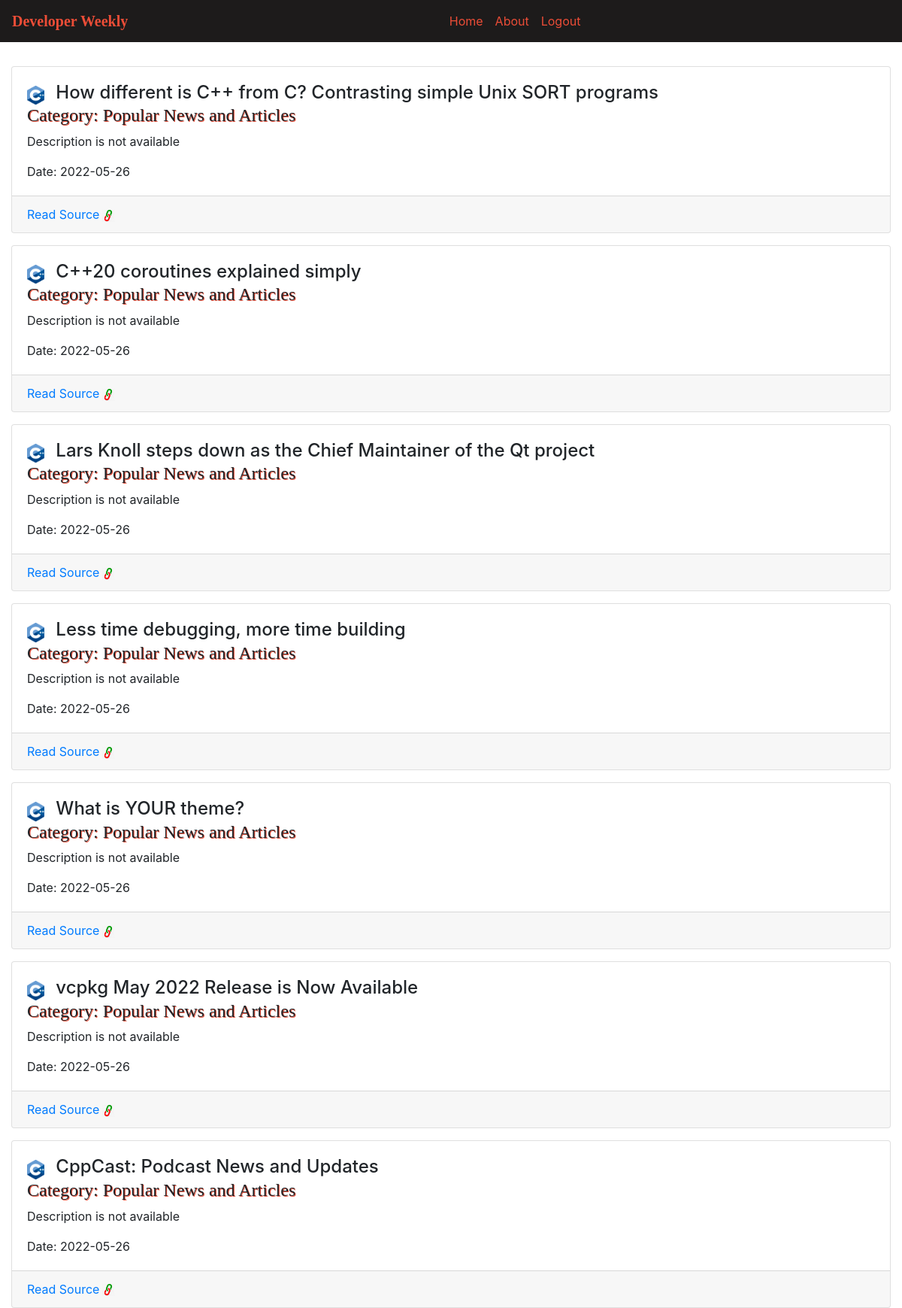
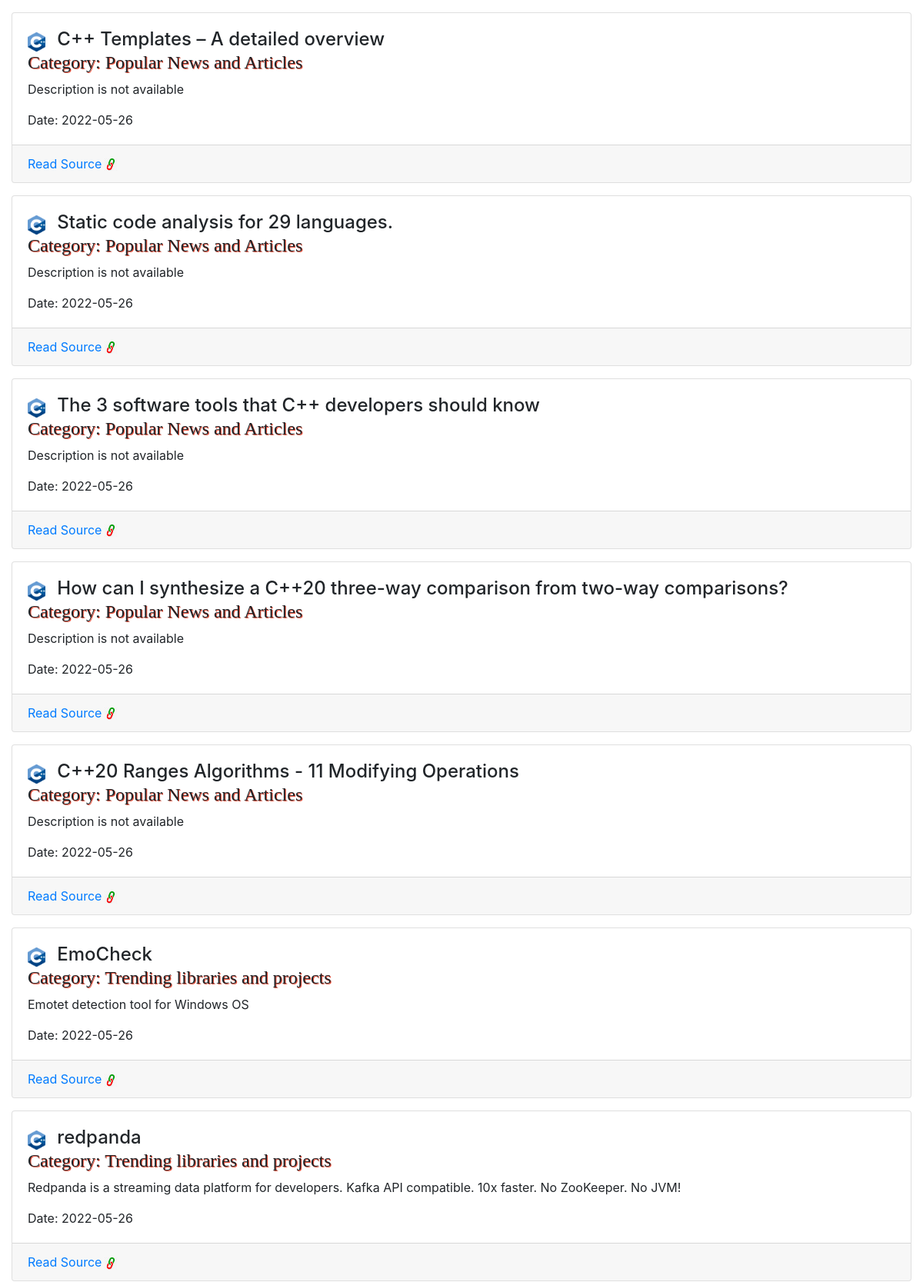
The app's page /detail?f=c (signed in, upper part) with its own data (2 pictures, top to bottom).
### project_orm.py (models this page shows)
class Cplusplus_News(Base):
    __tablename__ = 'cplusplus_news'
    id = Column(Integer,primary_key=True)
    category = Column(String(255))
    topic = Column(String())
    description = Column(String())
    link = Column(String())
    created_at =  Column(DateTime,default=datetime.utcnow,nullable=False)
    def __repr__(self) -> str:
        return f'{self.topic}'

### app.py (the view)
@app.route('/detail')
def details():
    sess = get_db()
    selection = request.args.get('f')
    if selection=='p':
        data = sess.query(PythonNews).all()
    if selection=='c':
        data = sess.query(Cplusplus_News).all()
        print(data)
    if selection=='a':
        data = sess.query(AI_News).all()
    if selection=='d':
        data = sess.query(Django_News).all()
    if selection=='j':
        data = sess.query(Java_News).all()
    return render_template('detail.html',title='News_Dashboard',selected=selection,details=data)

### app.py (called while the page is built)
def get_db():
    engine = create_engine('sqlite:///project.sqlite')
    Session = scoped_session(sessionmaker(bind=engine))
    return Session()

### templates/detail.html (shortened to what this page needs)
{% extends 'base.html' %}
{% block body %}
<div class="container-fluid py-3">
    <div class="row">
        <div class="col">
            {% for news in details %}
            <div class="card my-3">
                <div class="card-body">
                    {% if selected=='c' %}
                    <img src="../static/images/1822px-ISO_C++_Logo.svg.png" alt="..." class="img-fluid" id="cpp_img">
                    {% endif %}
                    <h4 class="card-title d-inline">{{ news.topic }}</h4>
                    <div class="card-category"><h4>Category: {{news.category}}</h4></div>
                    <p class="card-text">{{news.description}}</p>
                    <a target="blank" class="card-link" >Date: {{news.created_at.date()}}</a>
                </div>
                <div class="card-footer d-flex">
                    <a target="blank" href="{{news.link}}" class="card-link" >Read Source</a>
                    <span><img src="../static/images/link.jpg" alt="..." class="img-fluid" id="link_img"></span>
                </div>
            </div>
            {% endfor %}
        </div>
    </div>
</div>
{% endblock %}

### templates/detail.html (style rules this page uses)
.card-category { font-weight: bold; font-family: Georgia, 'Times New Roman', Times, serif; text-shadow: 1px 1px #EC4D37; }
#cpp_img { width: 2%; margin-right: 1% }
#link_img { width: 7%; margin-left: 4px; }

### records on screen
Cplusplus_News: topic "How different is C++ from C? Contrasting simple Unix SORT programs", category "Popular News and Articles", description "Description is not available", created_at "2022-05-26"
Cplusplus_News: topic "C++20 coroutines explained simply", category "Popular News and Articles", description "Description is not available", created_at "2022-05-26"
Cplusplus_News: topic "Lars Knoll steps down as the Chief Maintainer of the Qt project", category "Popular News and Articles", description "Description is not available", created_at "2022-05-26"
Cplusplus_News: topic "Less time debugging, more time building", category "Popular News and Articles", description "Description is not available", created_at "2022-05-26"
Cplusplus_News: topic "What is YOUR theme?", category "Popular News and Articles", description "Description is not available", created_at "2022-05-26"
Cplusplus_News: topic "vcpkg May 2022 Release is Now Available", category "Popular News and Articles", description "Description is not available", created_at "2022-05-26"
Cplusplus_News: topic "CppCast: Podcast News and Updates", category "Popular News and Articles", description "Description is not available", created_at "2022-05-26"
Cplusplus_News: topic "C++ Templates – A detailed overview", category "Popular News and Articles", description "Description is not available", created_at "2022-05-26"
Cplusplus_News: topic "Static code analysis for 29 languages.", category "Popular News and Articles", description "Description is not available", created_at "2022-05-26"
Cplusplus_News: topic "The 3 software tools that C++ developers should know", category "Popular News and Articles", description "Description is not available", created_at "2022-05-26"
Cplusplus_News: topic "How can I synthesize a C++20 three-way comparison from two-way comparisons?", category "Popular News and Articles", description "Description is not available", created_at "2022-05-26"
Cplusplus_News: topic "C++20 Ranges Algorithms - 11 Modifying Operations", category "Popular News and Articles", description "Description is not available", created_at "2022-05-26"
Cplusplus_News: topic "EmoCheck", category "Trending libraries and projects", description "Emotet detection tool for Windows OS", created_at "2022-05-26"
Cplusplus_News: topic "redpanda", category "Trending libraries and projects", description "Redpanda is a streaming data platform for developers. Kafka API compatible. 10x faster. No ZooKeeper. No JVM!", created_at "2022-05-26"
